Frame 1 (no input): blank canvas, image omitted
Frame 60 (no input): blank canvas, image omitted
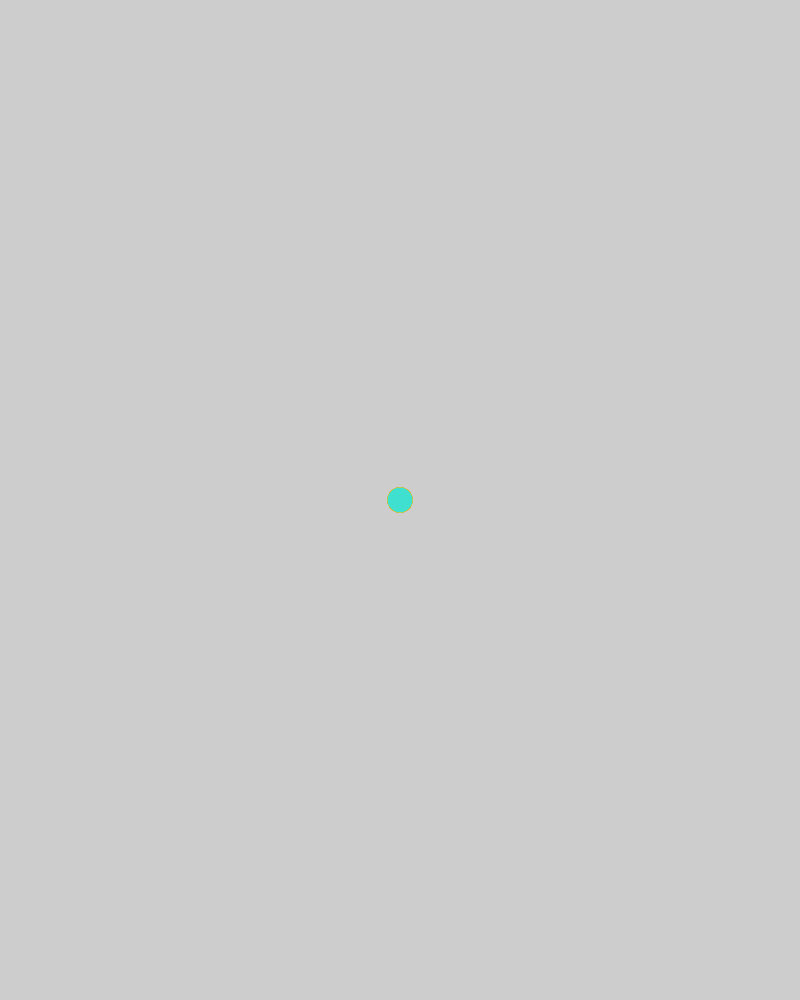
Frame 120 (the mouse pressed at the canvas centre since frame 60)

The p5.js sketch whose frames 1 and 60 were blank and that drew this single picture after the mouse press (run headless with seeded random() and noise() and a simulated clock; from frame 60 on, the mouse is pressed at the canvas centre):

// p5.js sketch
// ── sketch.js
let colorlist = ['gold', 'yellow', 'turquoise', 'red']

function setup() {
    
    createCanvas(windowWidth - (windowWidth / 3), windowHeight);
    background(205);
}

function draw() {
    if (mouseIsPressed == true) {
        noStroke()
        fill(random(colorlist));
        ellipse(mouseX, mouseY, 25, 25);
    }
}
